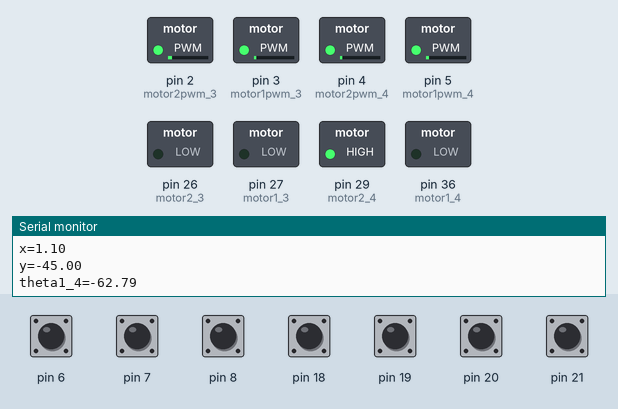
Simulated run of this sketch. Board: Arduino Mega 2560, built with avr-gcc and run on an emulated ATmega2560. Parts: switched loads named in the sketch (green lamp = pin HIGH), the last lines printed to the serial monitor. Dashed ring = blinking. The test bench sets the inputs (shaded band); at power-on: pin 6–8, pin 18–21 HIGH.

Above: at 1.2 s.
1.3 s: pin 20 pulled LOW for 0.15 s
At 2.36 s:
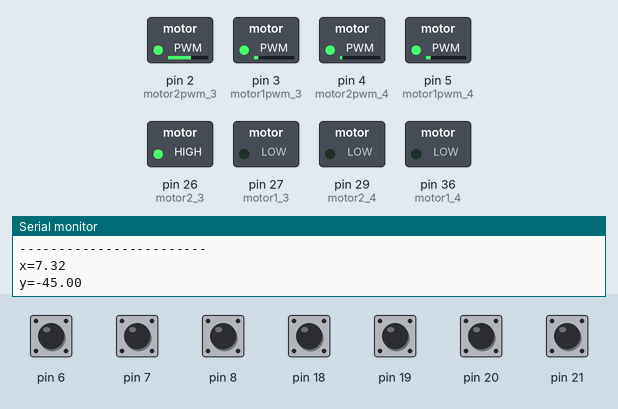
4.3 s: pin 21 pulled LOW for 0.15 s
At 6.94 s:
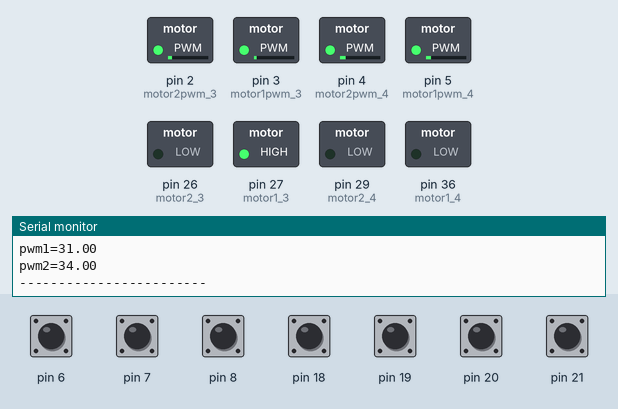
7.4 s: pin 19 pulled LOW for 0.15 s
At 7.4 s:
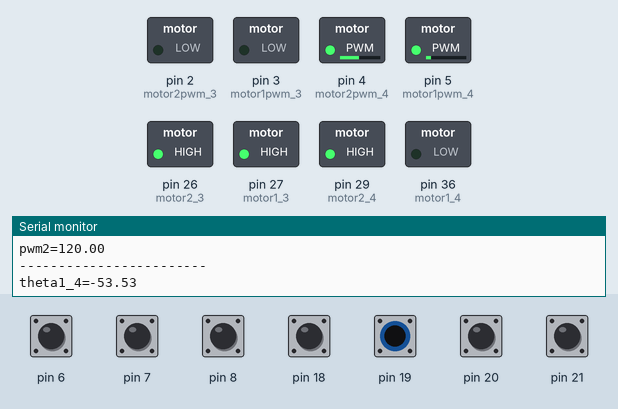
At 7.85 s:
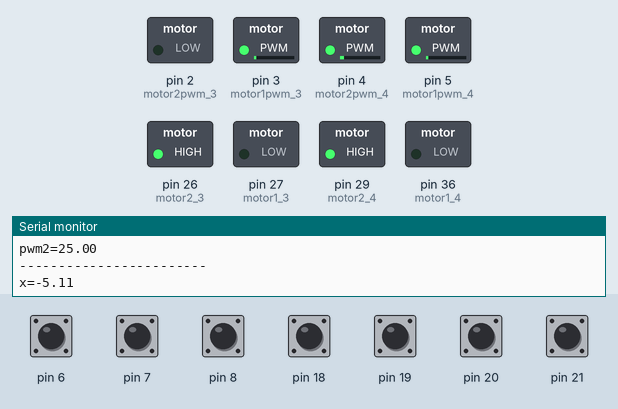
10.4 s: pin 20 pulled LOW for 0.15 s
13.4 s: pin 20 pulled LOW for 1 s
16.6 s: pin 20 pulled LOW for 0.15 s
Timing chart, 0 to 20.7 s (numbered marks = the images above; inputs shaded):
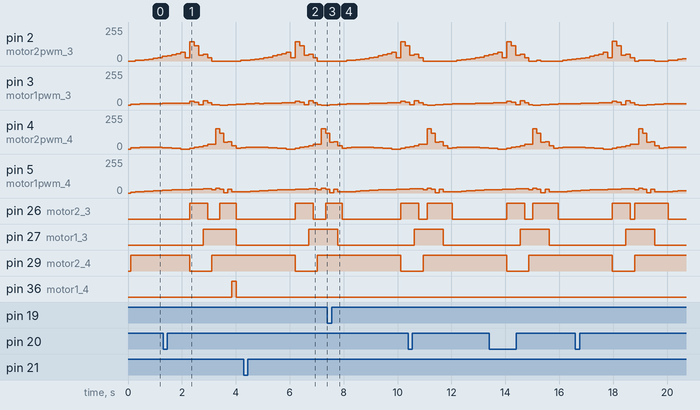

Measured:
- after the input at 7.4 s, pin 36 (motor1_4): stays LOW (without the input it goes to HIGH after 0.38 s)

The sketch:

KittyTA5S2.ino
```cpp
#define motor1_3  27
#define motor2_3  26
#define motor1pwm_3  3
#define motor2pwm_3  2

#define motor1_4  36
#define motor2_4  29
#define motor1pwm_4  5
#define motor2pwm_4  4

#include <SoftwareSerial.h>

SoftwareSerial mySerial1(10, 11); // RX, TX

int bb=1;

float alpha_3, theta1c_3 = 0.0 , theta2c_3 = 0.0, theta1_3, theta2_3, error1_3, error2_3, correction1_3, correction2_3, c1_3, c2_3;
float dif_error1_3 , prev_error1_3 = 0.0 , dif_error2_3 , prev_error2_3 = 0.0;

float alpha_4, theta1c_4 = 0.0 , theta2c_4 = 0.0, theta1_4, theta2_4, error1_4, error2_4, correction1_4, correction2_4, c1_4, c2_4;
float dif_error1_4 , prev_error1_4 = 0.0 , dif_error2_4 , prev_error2_4 = 0.0;

float Kp1 = 1.5, Kp2 = 1.5, Kd1 = 2.0, Kd2 = 2.0 ;

int l1 = 25, l2 = 25, a = 20, b = 7;

volatile int temp1_3 , counter1_3 = 0;
volatile int temp2_3 , counter2_3 = 0;

volatile int temp1_4 , counter1_4 = 0;
volatile int temp2_4 , counter2_4 = 0;

double theta1AT1_3=53.728,theta1AT2_3=45.78,theta1AT3_3=69.71,theta1_AT1_3=0,theta1_AT2_3=0.1,theta1_AT3_3=0,theta1__AT1_3=0,theta1__AT2_3=0.1,theta1__AT3_3=0;
double theta2AT1_3=42.68,theta2AT2_3=76.73,theta2AT3_3=50.75,theta2_AT1_3=0,theta2_AT2_3=0.1,theta2_AT3_3=0,theta2__AT1_3=0,theta2__AT2_3=0.1,theta2__AT3_3=0;

double theta1AT1_4=54.68,theta1AT2_4=48.41,theta1AT3_4=72.815,theta1_AT1_4=0,theta1_AT2_4=0.1,theta1_AT3_4=0,theta1__AT1_4=0,theta1__AT2_4=0.1,theta1__AT3_4=0;
double theta2AT1_4=45.57,theta2AT2_4=77.29,theta2AT3_4=49.55,theta2_AT1_4=0,theta2_AT2_4=0.1,theta2_AT3_4=0,theta2__AT1_4=0,theta2__AT2_4=0.1,theta2__AT3_4=0;

void setup()
{
  Serial.begin(9600);
  mySerial1.begin(9600);

//  LEG-3

  pinMode(21, INPUT_PULLUP);
  pinMode(6, INPUT_PULLUP);
  attachInterrupt(2, ai2_3, RISING);

  pinMode(20, INPUT_PULLUP);
  pinMode(7, INPUT_PULLUP);
  attachInterrupt(3, ai3_3, RISING);

  pinMode(motor1_3, OUTPUT);
  pinMode(motor1pwm_3, OUTPUT);
  pinMode(motor2_3, OUTPUT);
  pinMode(motor2pwm_3, OUTPUT);

  // LEG-4

  pinMode(19, INPUT_PULLUP);
  pinMode(8, INPUT_PULLUP);
  attachInterrupt(4, ai4_4, RISING);

  pinMode(18, INPUT_PULLUP);
  pinMode(9, INPUT_PULLUP);
  attachInterrupt(5, ai5_4, RISING);

  pinMode(motor1_4, OUTPUT);
  pinMode(motor1pwm_4, OUTPUT);
  pinMode(motor2_4, OUTPUT);
  pinMode(motor2pwm_4, OUTPUT);

}

void loop()
{
    for (float u = 0.888; u < 10.666 ; u = u + 0.888)
    {

      float xe_4 = -6 + u ;
      float ye_4 = -45;

      float xe_3 = 1.3333 + u ;
      float ye_3 = -45 ;

      if ( counter1_3 != temp1_3 ){
        temp1_3 = counter1_3;

        if (counter1_3 > 600)
          counter1_3 = 0;

        theta1c_3 = (counter1_3 * 0.6);
      }

      if ( counter2_3 != temp2_3 ){
        temp2_3 = counter2_3;

        if (counter2_3 > 600)
          counter2_3 = 0;

        theta2c_3 = -(counter2_3 * 0.6);
      }

      if ( counter1_4 != temp1_4 ){
        temp1_4 = counter1_4;

        if (counter1_4 > 600)
          counter1_4 = 0;

        theta1c_4 = (counter1_4 * 0.6);
      }

      if ( counter2_4 != temp2_4 ){
        temp2_4 = counter2_4;

        if (counter2_4 > 600)
          counter2_4 = 0;

        theta2c_4 = -(counter2_4 * 0.6);
      }

      if ( counter1_3 != temp1_3 ) {
      temp1_3 = counter1_3;

      if (counter1_3 > 600)
        counter1_3 = 0;

      theta1c_3 = (counter1_3 * 0.6);
    }

    if ( counter2_3 != temp2_3 ) {
      temp2_3 = counter2_3;

      if (counter2_3 > 600)
        counter2_3 = 0;

      theta2c_3 = -(counter2_3 * 0.6);
    }

    if ( counter1_4 != temp1_4 ) {
      temp1_4 = counter1_4;

      if (counter1_4 > 600)
        counter1_4 = 0;

      theta1c_4 = (counter1_4 * 0.6);
    }

    if ( counter2_4 != temp2_4 ) {
      temp2_4 = counter2_4;

      if (counter2_4 > 600)
        counter2_4 = 0;

      theta2c_4 = -(counter2_4 * 0.6);
    }


        if (atan(ye_3 / xe_3) > 0)
          alpha_3 = atan(ye_3 / xe_3) - PI;

        else
          alpha_3 = atan(ye_3 / xe_3);

        if (atan(ye_4 / xe_4) > 0)
          alpha_4 = atan(ye_4 / xe_4) - PI;

        else
          alpha_4 = atan(ye_4 / xe_4);

        theta1_3 = 57.2958 * (cosine_rule(l2, l1, sqrt((xe_3 * xe_3) + (ye_3 * ye_3))) + alpha_3);
        theta2_3 = 57.2958 * (-3.14159 + cosine_rule(sqrt(xe_3 * xe_3 + ye_3 * ye_3), l1, l2));


        error1_3 = theta1_3 - theta1c_3 + 62.513;
        error2_3 = theta2_3 - theta2c_3/4 + 51.58;

        dif_error1_3 = error1_3 - prev_error1_3;
        prev_error1_3 = error1_3;
        dif_error2_3 = error2_3 - prev_error2_3;
        prev_error2_3 = error2_3;

        c1_3 = (Kp1-0.5) * error1_3 + (Kd1+0.5) * (dif_error1_3);
//        c1_3 = Kp1 * error1_3 + Kd1 * (dif_error1_3);
        c2_3 = Kp2 * error2_3 + Kd2 * (dif_error2_3);

        correction1_3 = map(abs(c1_3), 0, 30, 0, 50); //50
        correction2_3 = map(abs(c2_3), 0, 35, 0, 150);//175

        theta1_4 = 57.2958 * (cosine_rule(l2, l1, sqrt((xe_4 * xe_4) + (ye_4 * ye_4))) + alpha_4);
        theta2_4 = 57.2958 * (-3.14159 + cosine_rule(sqrt(xe_4 * xe_4 + ye_4 * ye_4), l1, l2));

        error1_4 = theta1_4 - theta1c_4 + 72.815;
        error2_4 = theta2_4 - theta2c_4/4 + 49.55;

        dif_error1_4 = error1_4 - prev_error1_4;
        prev_error1_4 = error1_4;
        dif_error2_4 = error2_4 - prev_error2_4;
        prev_error2_4 = error2_4;

            c1_4 = (Kp1-0.5) * error1_4 + (Kd1+0.5) * (dif_error1_4);

//        c1_4 = Kp1 * error1_4 + Kd1 * (dif_error1_4);
        c2_4 = Kp2 * error2_4 + Kd2 * (dif_error2_4);

        correction1_4 = map(abs(c1_4), 0, 30, 0, 50);     //50
        correction2_4 = map(abs(c2_4), 0, 35, 0, 150);    //175

        Serial.print("x=");
        Serial.println(xe_4);
        Serial.print("y=");
        Serial.println(ye_4);
        Serial.print("theta1_4=");
        Serial.println(theta1_4);
        Serial.print("theta1c_4=");
        Serial.println(theta1c_4-72.815);
        Serial.print("theta2c_4=");
        Serial.println(theta2c_4-49.55);
        Serial.print("theta2_4=");
        Serial.println(theta2_4);
        Serial.print("c1_4=");
        Serial.println(c1_4);
        Serial.print("c2_4=");
        Serial.println(c2_4);
        Serial.print("pwm1=");
        Serial.println(correction1_4);
        Serial.print("pwm2=");
        Serial.println(correction2_4);
        Serial.println("------------------------");

        if (error1_3 < 0 )
        {
          upr_mtr_fwd_3();
          analogWrite(motor1pwm_3, abs(correction1_3));
        }
        else if (error1_3 > 0)
        {
          upr_mtr_bwd_3();
          analogWrite(motor1pwm_3, abs(correction1_3));
        }

        if (error2_3 < 0)
        {
          lwr_mtr_fwd_3();
          analogWrite(motor2pwm_3, abs(correction2_3));
        }
        else if (error2_3 > 0)
        {
          lwr_mtr_bwd_3();
          analogWrite(motor2pwm_3, abs(correction2_3));
        }

        if (error1_4 < 0 )
        {
          upr_mtr_fwd_4();
          analogWrite(motor1pwm_4, abs(correction1_4));
        }
        else if (error1_4 > 0)
        {
          upr_mtr_bwd_4();
          analogWrite(motor1pwm_4, abs(correction1_4));
        }

        if (error2_4 < 0)
        {
          lwr_mtr_fwd_4();
          analogWrite(motor2pwm_4, abs(correction2_4));
        }
        else if (error2_4 > 0)
        {
          lwr_mtr_bwd_4();
          analogWrite(motor2pwm_4, abs(correction2_4));
        }
    }

    for (float t = 0.1666, u = 0.887; t < 1, u < 5.333 ; t = t + 0.1666, u = u + 0.887)
    {
      float xe_4 = 4.66 + u ;
      float ye_4 = -45 ;

      if ( counter1_3 != temp1_3 )
      {
        temp1_3 = counter1_3;

        if (counter1_3 > 600)
          counter1_3 = 0;

        theta1c_3 = (counter1_3 * 0.6);
      }

      if ( counter2_3 != temp2_3 )
      {
        temp2_3 = counter2_3;

        if (counter2_3 > 600)
          counter2_3 = 0;

        theta2c_3 = -(counter2_3 * 0.6);
      }

      if ( counter1_4 != temp1_4 )
      {
        temp1_4 = counter1_4;

        if (counter1_4 > 600)
          counter1_4 = 0;

        theta1c_4 = (counter1_4 * 0.6);
      }

      if ( counter2_4 != temp2_4 )
      {
        temp2_4 = counter2_4;

        if (counter2_4 > 600)
          counter2_4 = 0;

        theta2c_4 = -(counter2_4 * 0.6);
      }


        if (atan(ye_4 / xe_4) > 0)
          alpha_4 = atan(ye_4 / xe_4) - PI;

        else
          alpha_4 = atan(ye_4 / xe_4);

        if(t<0.5){
            theta1_3=(-1)*theta(theta1AT1_3,theta1_AT1_3,theta1__AT1_3,theta1AT2_3,theta1_AT2_3,theta1__AT2_3,t);
            theta2_3=(-1)*theta(theta2AT1_3,theta2_AT1_3,theta2__AT1_3,theta2AT2_3,theta2_AT2_3,theta2__AT2_3,t);
        }
        else{
            theta1_3=(-1)*theta(theta1AT2_3,theta1_AT2_3,theta1__AT2_3,theta1AT3_3,theta1_AT3_3,theta1__AT3_3,t-0.5);
            theta2_3=(-1)*theta(theta2AT2_3,theta2_AT2_3,theta2__AT2_3,theta2AT3_3,theta2_AT3_3,theta2__AT3_3,t-0.5);
        }

        error1_3 = theta1_3 - theta1c_3 + 62.513;
        error2_3 = theta2_3 - theta2c_3/4 + 51.58;

        dif_error1_3 = error1_3 - prev_error1_3;
        prev_error1_3 = error1_3;
        dif_error2_3 = error2_3 - prev_error2_3;
        prev_error2_3 = error2_3;

        if(t<0.5)
            c1_3 = (Kp1-0.5) * error1_3 + Kd1 * (dif_error1_3);
         else
            c1_3 = (Kp1-0.9) * error1_3 + Kd1 * (dif_error1_3);
//        c1_3 = Kp1 * error1_3 + Kd1 * (dif_error1_3);
        c2_3 = Kp2 * error2_3 + Kd2 * (dif_error2_3);


        if(t<0.5)
    {
    correction1_3 = map(abs(c1_3), 0, 70, 0, 80);
    correction2_3 = map(abs(c2_3), 0, 90, 0, 200);//150
    }
    else
    {
      correction1_3 = map(abs(c1_3), 0, 70, 0, 80);
    correction2_3 = map(abs(c2_3), 0, 90, 0, 210);//150
    }
//        correction1_3 = map(abs(c1_3), 0, 70, 0, 65);       //80
//        correction2_3 = map(abs(c2_3), 0, 90, 0, 180);       //175

        theta1_4 = 57.2958 * (cosine_rule(l2, l1, sqrt((xe_4 * xe_4) + (ye_4 * ye_4))) + alpha_4);
        theta2_4 = 57.2958 * (-3.14159 + cosine_rule(sqrt(xe_4 * xe_4 + ye_4 * ye_4), l1, l2));

        error1_4 = theta1_4 - theta1c_4 + 72.815;
        error2_4 = theta2_4 - theta2c_4/4 + 49.55;

        dif_error1_4 = error1_4 - prev_error1_4;
        prev_error1_4 = error1_4;
        dif_error2_4 = error2_4 - prev_error2_4;
        prev_error2_4 = error2_4;

            c1_4 = (Kp1-0.5) * error1_4 + (Kd1+0.5) * (dif_error1_4);

//        c1_4 = Kp1 * error1_4 + Kd1 * (dif_error1_4);
        c2_4 = Kp2 * error2_4 + Kd2 * (dif_error2_4);

        correction1_4 = map(abs(c1_4), 0, 30, 0, 50);     //50
        correction2_4 = map(abs(c2_4), 0, 35, 0, 150);    //175

        Serial.print("x=");
        Serial.println(xe_4);
        Serial.print("y=");
        Serial.println(ye_4);
        Serial.print("theta1_4=");
        Serial.println(theta1_4);
        Serial.print("theta1c_4=");
        Serial.println(theta1c_4-72.815);
        Serial.print("theta2c_4=");
        Serial.println(theta2c_4-49.55);
        Serial.print("theta2_4=");
        Serial.println(theta2_4);
        Serial.print("c1_4=");
        Serial.println(c1_4);
        Serial.print("c2_4=");
        Serial.println(c2_4);
        Serial.print("pwm1=");
        Serial.println(correction1_4);
        Serial.print("pwm2=");
        Serial.println(correction2_4);
        Serial.println("------------------------");

        if (error1_3 < 0 ){
          upr_mtr_fwd_3();
          analogWrite(motor1pwm_3, abs(correction1_3));
        }

        else if (error1_3 > 0)
        {
          upr_mtr_bwd_3();
          analogWrite(motor1pwm_3, abs(correction1_3));
        }

        if (error2_3 < 0)
        {
          lwr_mtr_fwd_3();
          analogWrite(motor2pwm_3, abs(correction2_3));
        }
        else if (error2_3 > 0)
        {
          lwr_mtr_bwd_3();
          analogWrite(motor2pwm_3, abs(correction2_3));
        }

        if (error1_4 < 0 )
        {
          upr_mtr_fwd_4();
          analogWrite(motor1pwm_4, abs(correction1_4));
        }
        else if (error1_4 > 0)
        {
          upr_mtr_bwd_4();
          analogWrite(motor1pwm_4, abs(correction1_4));
        }

        if (error2_4 < 0)
        {
          lwr_mtr_fwd_4();
          analogWrite(motor2pwm_4, abs(correction2_4));
        }
        else if (error2_4 > 0)
        {
          lwr_mtr_bwd_4();
          analogWrite(motor2pwm_4, abs(correction2_4));
        }
    }

    for (float t = 0.1666, u = 0.887; t < 1, u < 5.333 ; t = t + 0.1666, u = u + 0.887)
    {
      float xe_3 = -4 + u ;
      float ye_3 = -45 ;

      if ( counter1_3 != temp1_3 )
      {
        temp1_3 = counter1_3;

        if (counter1_3 > 600)
          counter1_3 = 0;

        theta1c_3 = (counter1_3 * 0.6);
      }

      if ( counter2_3 != temp2_3 )
      {
        temp2_3 = counter2_3;

        if (counter2_3 > 600)
          counter2_3 = 0;

        theta2c_3 = -(counter2_3 * 0.6);
      }

      if ( counter1_4 != temp1_4 )
      {
        temp1_4 = counter1_4;

        if (counter1_4 > 600)
          counter1_4 = 0;

        theta1c_4 = (counter1_4 * 0.6);
      }

      if ( counter2_4 != temp2_4 )
      {
        temp2_4 = counter2_4;

        if (counter2_4 > 600)
          counter2_4 = 0;

        theta2c_4 = -(counter2_4 * 0.6);
      }

        if (atan(ye_3 / xe_3) > 0)
          alpha_3 = atan(ye_3 / xe_3) - PI;

        else
          alpha_3 = atan(ye_3 / xe_3);


        theta1_3 = 57.2958 * (cosine_rule(l2, l1, sqrt((xe_3 * xe_3) + (ye_3 * ye_3))) + alpha_3);
        theta2_3 = 57.2958 * (-3.14159 + cosine_rule(sqrt(xe_3 * xe_3 + ye_3 * ye_3), l1, l2));

        error1_3 = theta1_3 - theta1c_3 + 62.513;
        error2_3 = theta2_3 - theta2c_3/4 + 51.58;

        dif_error1_3 = error1_3 - prev_error1_3;
        prev_error1_3 = error1_3;
        dif_error2_3 = error2_3 - prev_error2_3;
        prev_error2_3 = error2_3;


            c1_3 = (Kp1-0.5) * error1_3 + (Kd1+0.5) * (dif_error1_3);

//        c1_3 = Kp1 * error1_3 + Kd1 * (dif_error1_3);
        c2_3 = Kp2 * error2_3 + Kd2 * (dif_error2_3);

        correction1_3 = map(abs(c1_3), 0, 30, 0, 40);
        correction2_3 = map(abs(c2_3), 0, 35, 0, 150);     //175

        if(t<0.5){
            theta1_4=(-1)*theta(theta1AT1_4,theta1_AT1_4,theta1__AT1_4,theta1AT2_4,theta1_AT2_4,theta1__AT2_4,t);
            theta2_4=(-1)*theta(theta2AT1_4,theta2_AT1_4,theta2__AT1_4,theta2AT2_4,theta2_AT2_4,theta2__AT2_4,t);
        }
        else{
            theta1_4=(-1)*theta(theta1AT2_4,theta1_AT2_4,theta1__AT2_4,theta1AT3_4,theta1_AT3_4,theta1__AT3_4,t-0.5);
            theta2_4=(-1)*theta(theta2AT2_4,theta2_AT2_4,theta2__AT2_4,theta2AT3_4,theta2_AT3_4,theta2__AT3_4,t-0.5);
        }

        error1_4 = theta1_4 - theta1c_4 + 72.815;
        error2_4 = theta2_4 - theta2c_4/4 + 49.55;

        dif_error1_4 = error1_4 - prev_error1_4;
        prev_error1_4 = error1_4;
        dif_error2_4 = error2_4 - prev_error2_4;
        prev_error2_4 = error2_4;


        if(t<0.5)
    c1_4 = (Kp1-0.5) * error1_4 + Kd1 * (dif_error1_4);
    else
    c1_4 = (Kp1-0.9) * error1_4 + Kd1 * (dif_error1_4);
//        c1_4 = Kp1 * error1_4 + Kd1 * (dif_error1_4);
        c2_4 = Kp2 * error2_4 + Kd2 * (dif_error2_4);


          if(t<0.5)
    {
    correction1_4 = map(abs(c1_4), 0, 70, 0, 80);
    correction2_4 = map(abs(c2_4), 0, 90, 0, 200);//150
    }
    else
    {
      correction1_4 = map(abs(c1_4), 0, 70, 0, 80);
    correction2_4 = map(abs(c2_4), 0, 90, 0, 210);//150
    }
//        correction1_4 = map(abs(c1_4), 0, 70, 0, 65);   //80
//        correction2_4 = map(abs(c2_4), 0, 90, 0, 180);   //175

//        Serial.print("x=");
//        Serial.println(xe_4);
//        Serial.print("y=");
//        Serial.println(ye_4);
        Serial.print("theta1_4=");
        Serial.println(theta1_4);
        Serial.print("theta1c_4=");
        Serial.println(theta1c_4-72.815);
        Serial.print("theta2c_4=");
        Serial.println(theta2c_4-49.55);
        Serial.print("theta2_4=");
        Serial.println(theta2_4);
        Serial.print("c1_4=");
        Serial.println(c1_4);
        Serial.print("c2_4=");
        Serial.println(c2_4);
        Serial.print("pwm1=");
        Serial.println(correction1_4);
        Serial.print("pwm2=");
        Serial.println(correction2_4);
        Serial.println("------------------------");

        if (error1_3 < 0 )
        {
          upr_mtr_fwd_3();
          analogWrite(motor1pwm_3, abs(correction1_3));
        }
        else if (error1_3 > 0)
        {
          upr_mtr_bwd_3();
          analogWrite(motor1pwm_3, abs(correction1_3));
        }

        if (error2_3 < 0)
        {
          lwr_mtr_fwd_3();
          analogWrite(motor2pwm_3, abs(correction2_3));
        }
        else if (error2_3 > 0)
        {
          lwr_mtr_bwd_3();
          analogWrite(motor2pwm_3, abs(correction2_3));
        }

        if (error1_4 < 0 )
        {
          upr_mtr_fwd_4();
          analogWrite(motor1pwm_4, abs(correction1_4));
        }
        else if (error1_4 > 0)
        {
          upr_mtr_bwd_4();
          analogWrite(motor1pwm_4, abs(correction1_4));
        }

        if (error2_4 < 0)
        {
          lwr_mtr_fwd_4();
          analogWrite(motor2pwm_4, abs(correction2_4));
        }
        else if (error2_4 > 0)
        {
          lwr_mtr_bwd_4();
          analogWrite(motor2pwm_4, abs(correction2_4));
        }
    }

}

  double theta(double thet1,double thet1_,double thet1__,double thet2,double thet2_,double thet2__,double t){
    double a,b,c,d,e,f;

    a=thet1;
    b=thet1_;
    c=thet1__/2;
    d=(20*(thet2-thet1)-(8*thet2_+12*thet1_)*0.5+(3*thet1__-thet2__)*0.5*0.5)/(2*0.5*0.5*0.5);
    e=(30*(thet1-thet2)+(14*thet2_+16*thet1_)*0.5+(3*thet1__-2*thet2__)*0.5*0.5)/(2*0.5*0.5*0.5*0.5);
    f=(12*(thet2-thet1)-(6*thet2_+6*thet1_)*0.5-(thet1__-thet2__)*0.5*0.5)/(2*0.5*0.5*0.5*0.5*0.5);

    return (a+b*t+c*t*t+d*t*t*t+e*t*t*t*t+f*t*t*t*t*t);
  }

  float cosine_rule(float c, float b, float a){
    float x = ( a * a + b * b - c * c ) / ( 2 * a * b );
    return acos(x);
  }

  void upr_mtr_fwd_3(){
    digitalWrite(motor1_3, HIGH);
  }

  void upr_mtr_bwd_3(){
    digitalWrite(motor1_3, LOW);
  }

  void lwr_mtr_fwd_3(){
    digitalWrite(motor2_3, HIGH);
  }

  void lwr_mtr_bwd_3(){
    digitalWrite(motor2_3, LOW);
  }

  void ai2_3(){
    if (digitalRead(6) == LOW)
    {
      counter1_3++;
    } else {
      counter1_3--;
    }
  }

  void ai3_3() {
  if (digitalRead(7) == LOW) {
      counter2_3++;
    } else {
      counter2_3--;
    }
  }

  void upr_mtr_fwd_4(){
    digitalWrite(motor1_4, HIGH);
  }

  void upr_mtr_bwd_4(){
    digitalWrite(motor1_4, LOW);
  }

  void lwr_mtr_fwd_4(){
    digitalWrite(motor2_4, HIGH);
  }

  void lwr_mtr_bwd_4(){
    digitalWrite(motor2_4, LOW);
  }

  void ai4_4(){
    if (digitalRead(8) == LOW)
    {
      counter1_4++;
    } else {
      counter1_4--;
    }
  }

  void ai5_4() {
  if (digitalRead(9) == LOW) {
      counter2_4++;
    } else {
      counter2_4--;
    }
  }
```
